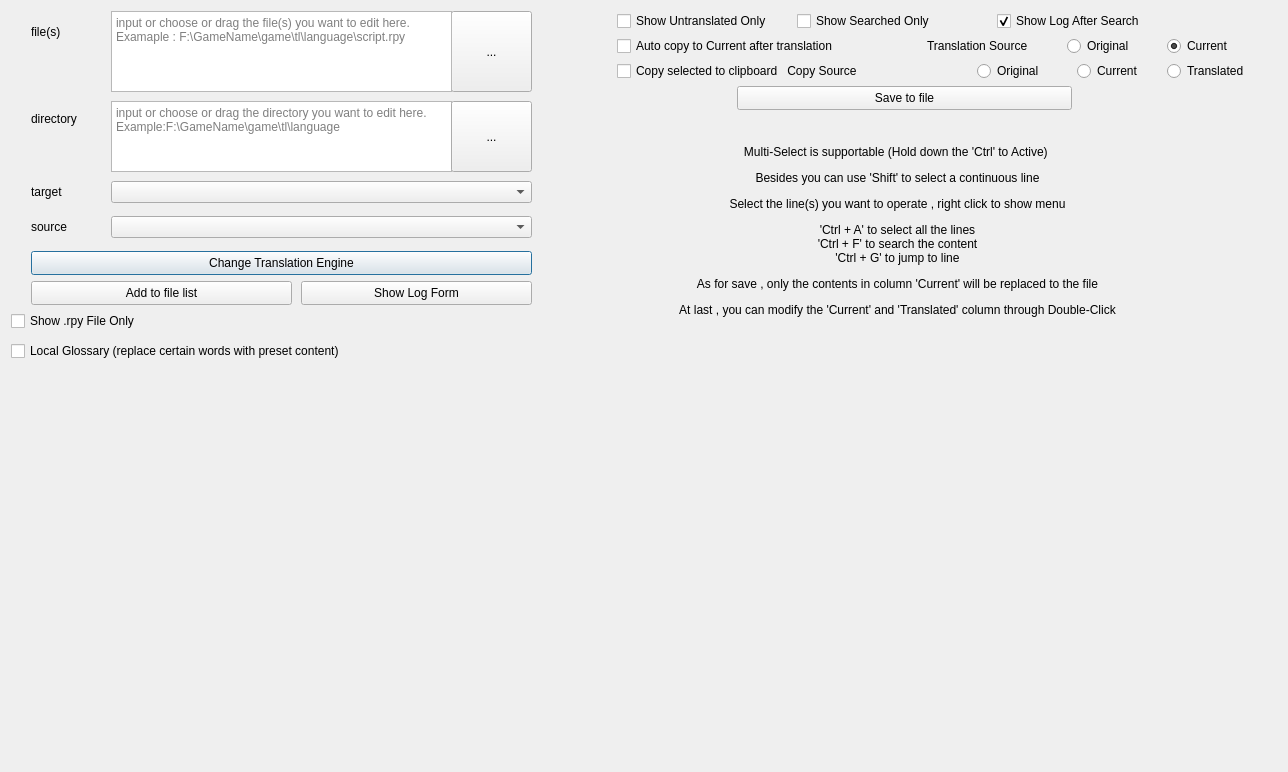
<?xml version="1.0" encoding="UTF-8"?>
<ui version="4.0">
 <class>EditorDialog</class>
 <widget class="QDialog" name="EditorDialog">
  <property name="geometry">
   <rect>
    <x>0</x>
    <y>0</y>
    <width>1260</width>
    <height>772</height>
   </rect>
  </property>
  <property name="windowTitle">
   <string>Ren'py Translator Editor</string>
  </property>
  <layout class="QGridLayout" name="gridLayout">
   <item row="0" column="1">
    <widget class="QWidget" name="widget" native="true">
     <property name="minimumSize">
      <size>
       <width>580</width>
       <height>360</height>
      </size>
     </property>
     <property name="maximumSize">
      <size>
       <width>550</width>
       <height>360</height>
      </size>
     </property>
     <widget class="QPushButton" name="changeTranslationEngineButton">
      <property name="geometry">
       <rect>
        <x>20</x>
        <y>240</y>
        <width>501</width>
        <height>24</height>
       </rect>
      </property>
      <property name="text">
       <string>Change Translation Engine</string>
      </property>
     </widget>
     <widget class="QTextEdit" name="selectDirText">
      <property name="geometry">
       <rect>
        <x>100</x>
        <y>90</y>
        <width>341</width>
        <height>71</height>
       </rect>
      </property>
      <property name="placeholderText">
       <string>input or choose or drag the directory you want to edit here.  Example:F:\GameName\game\tl\language</string>
      </property>
     </widget>
     <widget class="QComboBox" name="targetComboBox">
      <property name="geometry">
       <rect>
        <x>100</x>
        <y>170</y>
        <width>421</width>
        <height>22</height>
       </rect>
      </property>
     </widget>
     <widget class="QLabel" name="label_2">
      <property name="geometry">
       <rect>
        <x>20</x>
        <y>92</y>
        <width>61</width>
        <height>31</height>
       </rect>
      </property>
      <property name="text">
       <string>directory</string>
      </property>
     </widget>
     <widget class="QComboBox" name="sourceComboBox">
      <property name="geometry">
       <rect>
        <x>100</x>
        <y>205</y>
        <width>421</width>
        <height>22</height>
       </rect>
      </property>
     </widget>
     <widget class="QPushButton" name="selectFilesBtn">
      <property name="geometry">
       <rect>
        <x>440</x>
        <y>0</y>
        <width>81</width>
        <height>81</height>
       </rect>
      </property>
      <property name="text">
       <string>...</string>
      </property>
     </widget>
     <widget class="QTextEdit" name="selectFilesText">
      <property name="geometry">
       <rect>
        <x>100</x>
        <y>0</y>
        <width>341</width>
        <height>81</height>
       </rect>
      </property>
      <property name="toolTip">
       <string/>
      </property>
      <property name="placeholderText">
       <string>input or choose or drag the file(s) you want to edit here. Examaple : F:\GameName\game\tl\language\script.rpy</string>
      </property>
     </widget>
     <widget class="QLabel" name="label">
      <property name="geometry">
       <rect>
        <x>20</x>
        <y>5</y>
        <width>31</width>
        <height>31</height>
       </rect>
      </property>
      <property name="text">
       <string>file(s)</string>
      </property>
      <property name="wordWrap">
       <bool>true</bool>
      </property>
     </widget>
     <widget class="QCheckBox" name="rpyCheckBox">
      <property name="geometry">
       <rect>
        <x>0</x>
        <y>300</y>
        <width>551</width>
        <height>20</height>
       </rect>
      </property>
      <property name="text">
       <string>Show .rpy File Only</string>
      </property>
     </widget>
     <widget class="QLabel" name="label_10">
      <property name="geometry">
       <rect>
        <x>20</x>
        <y>200</y>
        <width>41</width>
        <height>31</height>
       </rect>
      </property>
      <property name="text">
       <string>source</string>
      </property>
     </widget>
     <widget class="QPushButton" name="selectDirBtn">
      <property name="geometry">
       <rect>
        <x>440</x>
        <y>90</y>
        <width>81</width>
        <height>71</height>
       </rect>
      </property>
      <property name="text">
       <string>...</string>
      </property>
     </widget>
     <widget class="QLabel" name="label_9">
      <property name="geometry">
       <rect>
        <x>20</x>
        <y>165</y>
        <width>41</width>
        <height>31</height>
       </rect>
      </property>
      <property name="text">
       <string>target</string>
      </property>
     </widget>
     <widget class="QPushButton" name="addListButton">
      <property name="geometry">
       <rect>
        <x>20</x>
        <y>270</y>
        <width>261</width>
        <height>24</height>
       </rect>
      </property>
      <property name="text">
       <string>Add to file list</string>
      </property>
     </widget>
     <widget class="QPushButton" name="showLogButton">
      <property name="geometry">
       <rect>
        <x>290</x>
        <y>270</y>
        <width>231</width>
        <height>24</height>
       </rect>
      </property>
      <property name="text">
       <string>Show Log Form</string>
      </property>
     </widget>
     <widget class="QCheckBox" name="localGlossaryCheckBox">
      <property name="geometry">
       <rect>
        <x>0</x>
        <y>330</y>
        <width>561</width>
        <height>20</height>
       </rect>
      </property>
      <property name="text">
       <string>Local Glossary (replace certain words with preset content)</string>
      </property>
     </widget>
    </widget>
   </item>
   <item row="1" column="2" rowspan="3" colspan="2">
    <layout class="QVBoxLayout" name="tableVerticalLayout"/>
   </item>
   <item row="0" column="2" colspan="2">
    <widget class="QWidget" name="widget_2" native="true">
     <property name="minimumSize">
      <size>
       <width>680</width>
       <height>360</height>
      </size>
     </property>
     <widget class="QRadioButton" name="currentRadioButton">
      <property name="geometry">
       <rect>
        <x>570</x>
        <y>25</y>
        <width>111</width>
        <height>20</height>
       </rect>
      </property>
      <property name="maximumSize">
       <size>
        <width>16777215</width>
        <height>20</height>
       </size>
      </property>
      <property name="text">
       <string>Current</string>
      </property>
      <property name="checked">
       <bool>true</bool>
      </property>
     </widget>
     <widget class="QLabel" name="label_3">
      <property name="geometry">
       <rect>
        <x>330</x>
        <y>25</y>
        <width>141</width>
        <height>20</height>
       </rect>
      </property>
      <property name="maximumSize">
       <size>
        <width>16777215</width>
        <height>20</height>
       </size>
      </property>
      <property name="text">
       <string>Translation Source</string>
      </property>
     </widget>
     <widget class="QPushButton" name="saveFileButton">
      <property name="geometry">
       <rect>
        <x>140</x>
        <y>75</y>
        <width>335</width>
        <height>24</height>
       </rect>
      </property>
      <property name="maximumSize">
       <size>
        <width>16777215</width>
        <height>24</height>
       </size>
      </property>
      <property name="text">
       <string>Save to file</string>
      </property>
     </widget>
     <widget class="QCheckBox" name="untranslatedCheckBox">
      <property name="geometry">
       <rect>
        <x>20</x>
        <y>0</y>
        <width>181</width>
        <height>20</height>
       </rect>
      </property>
      <property name="maximumSize">
       <size>
        <width>16777215</width>
        <height>20</height>
       </size>
      </property>
      <property name="text">
       <string>Show Untranslated Only</string>
      </property>
     </widget>
     <widget class="QRadioButton" name="originalRadioButton">
      <property name="geometry">
       <rect>
        <x>470</x>
        <y>25</y>
        <width>101</width>
        <height>20</height>
       </rect>
      </property>
      <property name="maximumSize">
       <size>
        <width>16777215</width>
        <height>20</height>
       </size>
      </property>
      <property name="text">
       <string>Original</string>
      </property>
     </widget>
     <widget class="QLabel" name="label_4">
      <property name="geometry">
       <rect>
        <x>0</x>
        <y>100</y>
        <width>601</width>
        <height>241</height>
       </rect>
      </property>
      <property name="text">
       <string>&lt;html&gt;&lt;head/&gt;&lt;body&gt;&lt;p&gt;Multi-Select is supportable (Hold down the 'Ctrl' to Active) &lt;/p&gt;&lt;p&gt;Besides you can use 'Shift' to select a continuous line&lt;/p&gt;&lt;p&gt;Select the line(s) you want to operate , right click to show menu&lt;/p&gt;&lt;p&gt;'Ctrl + A' to select all the lines&lt;br/&gt;'Ctrl + F' to search the content&lt;br/&gt;'Ctrl + G' to jump to line&lt;/p&gt;&lt;p&gt;As for save , only the contents in column 'Current' will be replaced to the file&lt;/p&gt;&lt;p&gt;At last , you can modify the 'Current' and 'Translated' column through  Double-Click&lt;/p&gt;&lt;/body&gt;&lt;/html&gt;</string>
      </property>
      <property name="alignment">
       <set>Qt::AlignCenter</set>
      </property>
      <property name="wordWrap">
       <bool>true</bool>
      </property>
     </widget>
     <widget class="QCheckBox" name="searchedOnlyCheckBox">
      <property name="geometry">
       <rect>
        <x>200</x>
        <y>0</y>
        <width>191</width>
        <height>20</height>
       </rect>
      </property>
      <property name="maximumSize">
       <size>
        <width>16777215</width>
        <height>20</height>
       </size>
      </property>
      <property name="text">
       <string>Show Searched Only</string>
      </property>
     </widget>
     <widget class="QCheckBox" name="logAfterSearchCheckBox">
      <property name="geometry">
       <rect>
        <x>400</x>
        <y>0</y>
        <width>261</width>
        <height>20</height>
       </rect>
      </property>
      <property name="maximumSize">
       <size>
        <width>16777215</width>
        <height>20</height>
       </size>
      </property>
      <property name="text">
       <string>Show Log After Search</string>
      </property>
      <property name="checked">
       <bool>true</bool>
      </property>
     </widget>
     <widget class="QRadioButton" name="copyOriginalRadioButton">
      <property name="geometry">
       <rect>
        <x>380</x>
        <y>50</y>
        <width>101</width>
        <height>20</height>
       </rect>
      </property>
      <property name="maximumSize">
       <size>
        <width>16777215</width>
        <height>20</height>
       </size>
      </property>
      <property name="text">
       <string>Original</string>
      </property>
     </widget>
     <widget class="QRadioButton" name="copyCurrentRadioButton">
      <property name="geometry">
       <rect>
        <x>480</x>
        <y>50</y>
        <width>91</width>
        <height>20</height>
       </rect>
      </property>
      <property name="maximumSize">
       <size>
        <width>16777215</width>
        <height>20</height>
       </size>
      </property>
      <property name="text">
       <string>Current</string>
      </property>
      <property name="checked">
       <bool>false</bool>
      </property>
     </widget>
     <widget class="QRadioButton" name="copyTranslatedRadioButton">
      <property name="geometry">
       <rect>
        <x>570</x>
        <y>50</y>
        <width>111</width>
        <height>20</height>
       </rect>
      </property>
      <property name="maximumSize">
       <size>
        <width>16777215</width>
        <height>20</height>
       </size>
      </property>
      <property name="text">
       <string>Translated</string>
      </property>
      <property name="checked">
       <bool>false</bool>
      </property>
     </widget>
     <widget class="QCheckBox" name="copySelectedCheckBox">
      <property name="geometry">
       <rect>
        <x>20</x>
        <y>50</y>
        <width>351</width>
        <height>20</height>
       </rect>
      </property>
      <property name="text">
       <string>Copy selected to clipboard   Copy Source</string>
      </property>
     </widget>
     <widget class="QCheckBox" name="autoCopyCheckBox">
      <property name="geometry">
       <rect>
        <x>20</x>
        <y>25</y>
        <width>311</width>
        <height>20</height>
       </rect>
      </property>
      <property name="text">
       <string>Auto copy to Current after translation</string>
      </property>
     </widget>
    </widget>
   </item>
   <item row="1" column="1" rowspan="3">
    <layout class="QVBoxLayout" name="fileVerticalLayout"/>
   </item>
  </layout>
 </widget>
 <resources/>
 <connections/>
</ui>
